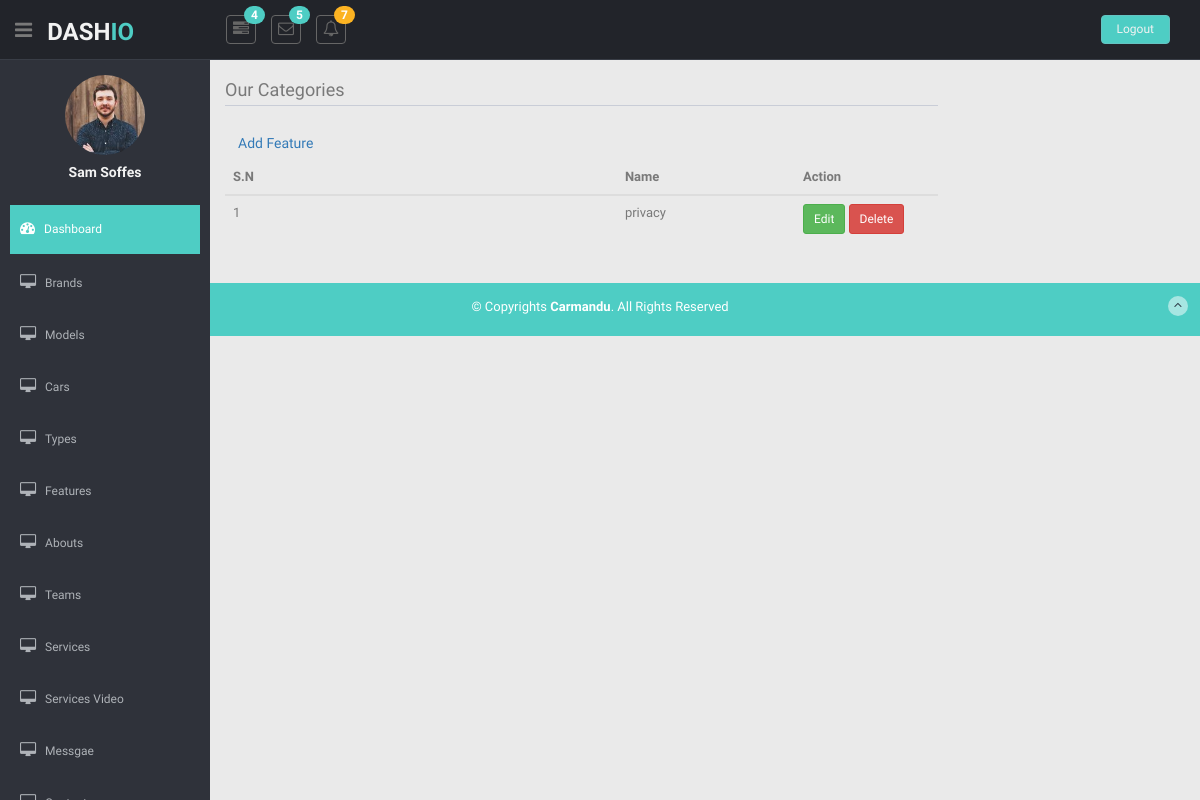
Page /dashboard/dashboard/features/list/ on the earlier database version.
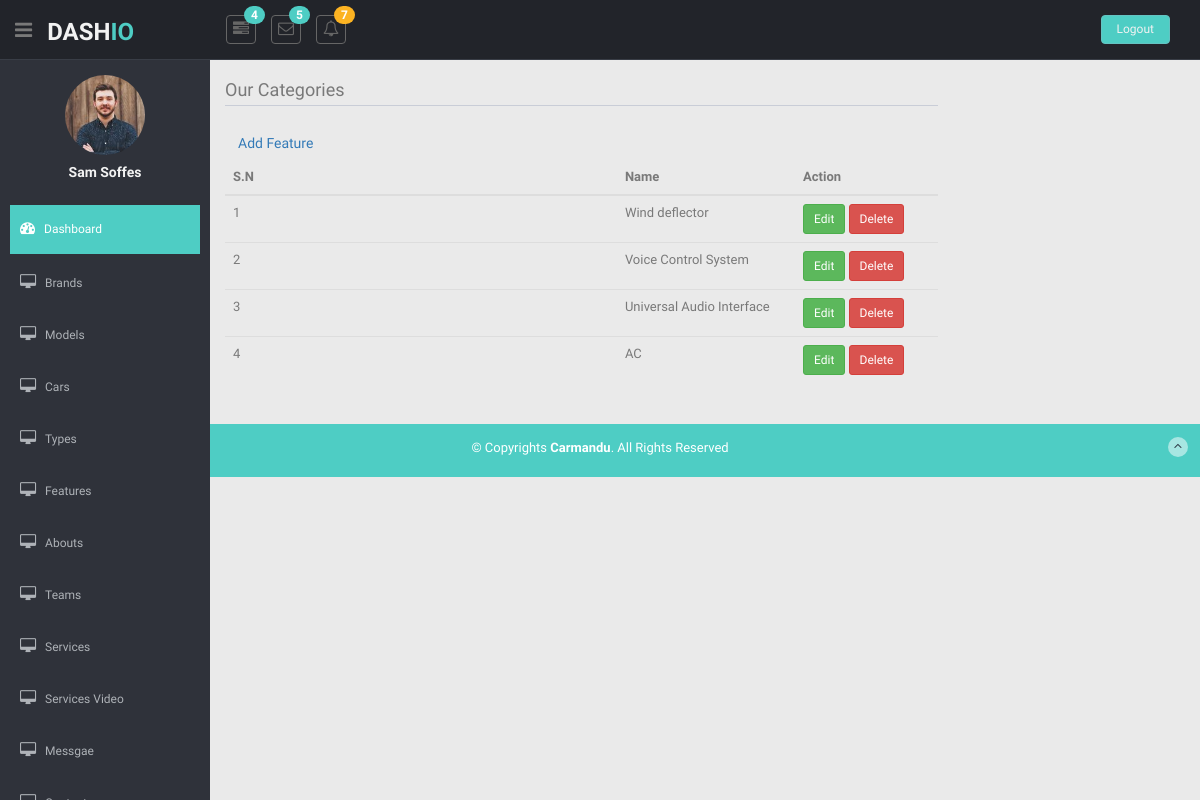
Same page on the later database version.
### dashboard/models.py (models this page shows, shortened)
class DateTimeModel(models.Model):
    created_at = models.DateTimeField(auto_now=True)
    updated_at = models.DateTimeField(auto_now_add=True, null=True, blank=True)
    deleted_at = models.DateTimeField(null=True, blank=True)
    class Meta:
        abstract = True

class Features(DateTimeModel):
    title = models.CharField(max_length=200)
    class Meta:
        verbose_name = ('Feature')
        verbose_name_plural = ('Features')
        ordering = ['-title']

### dashboard/views.py (the view)
# urls.py: path('dashboard/features/list/', FeatureListView.as_view(), name='features'),
class FeatureListView(NonDeletedListMixin,ListView):
    template_name = 'dashboard/features/list.html'
    model = Features
    def get_queryset(self):
        queryset = super().get_queryset()
        if "title" in self.request.GET:
            if self.request.GET.get('title') != '':
                queryset = queryset.filter(
                    name__contains=self.request.GET.get("title"))
        return queryset

### dashboard/mixins.py (called while the page is built)
    def get_queryset(self):
        return super().get_queryset().filter(deleted_at__isnull=True)

### dashboard/templates/dashboard/features/list.html (shortened to what this page needs)
{% extends 'dashboard/base/base.html' %}
{% load static %}
{% block content %}
<section id="main-content">
  <section class="wrapper">
    <div class="row">
      <div class="col-lg-9 main-chart">
        <div class="border-head">
          <h3>Our Categories</h3>
          <a href="{% url 'dashboard:feature-create' %}" type="button" class="mb-1 btn btn-outline-primary">Add Feature</a>
        </div>
        <div class="card-body">
                        <table class="table table-hover ">
                            <thead>
                                <tr>
                                    <th scope="col">S.N</th>
                                    <th scope="col" width='25%'>Name</th>
                                    <th width='20%'>Action</th>
                                </tr>
                            </thead>
                            <tbody>
                                {% for feature in object_list %}
                                <tr>
                                    <td scope="row">{{ forloop.counter }}</td>
                                    <td>{{ feature.title }}</td>
                                    <td>
                                        <span>
                                            <a href="{% url 'dashboard:feature-update' feature.pk %}" class="btn btn-sm btn-success"><span class ="mdi mr-1 mdi-square-edit-outline">Edit</span></a>
                                        </span>
                                        <span>
                                            <a href="{% url 'dashboard:feature-delete' feature.pk %}" class="btn btn-sm btn-danger delete"><span class ="mdi mr-1 mdi-trash-can">Delete</span></a>
                                        </span>
                                    </td>
                                </tr>
                                {% endfor %}
                            </tbody>
                        </table>
                    </div>
    </div>
    </div>
  </section>
</section>
{% endblock %}

Differences in the rows shown:
removed Features: title "privacy"
now on this page (row edited): Features: title "Wind deflector"
added Features: title "Voice Control System"
added Features: title "Universal Audio Interface"
added Features: title "AC"
